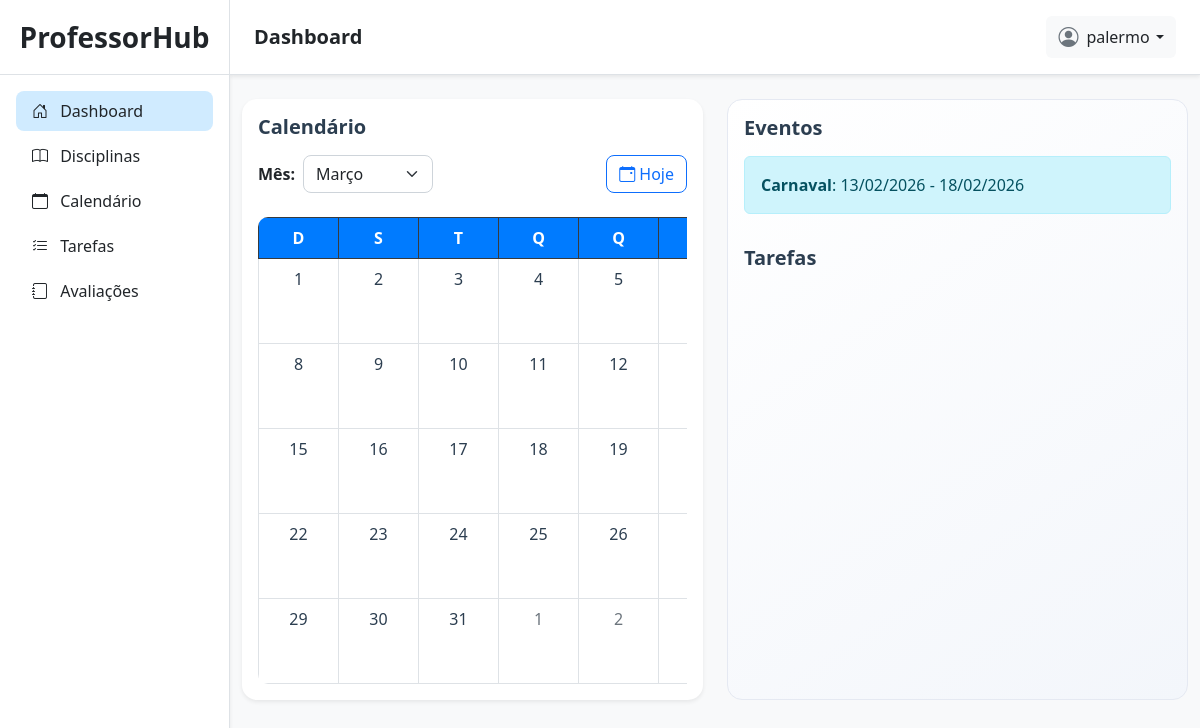
The page /dashboard/ (signed in) on the database its author committed.
### planner/models.py (models this page shows, shortened)
class PeriodoImportante(models.Model):
    calendario = models.ForeignKey(CalendarioLetivo, on_delete=models.CASCADE, related_name='periodos')
    data_inicio = models.DateField()
    data_fim = models.DateField()
    detalhes = models.CharField(max_length=255, default='')
    eh_letivo = models.BooleanField(default=True)

### planner/views.py (the view)
# urls.py: path('dashboard/', admin_dashboard_view, name='admin_dashboard'),
@login_required(login_url='/login/')
def admin_dashboard_view(request):
    data = {
        'periodos': PeriodoImportante.objects.filter(
            calendario__user=request.user
        )
    }
    return render(request, 'planner/admin_dashboard.html', data)

### planner/templates/planner/admin_dashboard.html (shortened to what this page needs)
{% extends 'planner/base.html' %}
{% load static %}
{% block link_css %}
<link rel="stylesheet" href="{% static 'css/planner/dashboard.css' %}">
{% endblock %}
{% block titlenavbar %}
Dashboard
{% endblock %}
{% block content %}
<section class="calendar container my-4">
    <div class="row g-4">
        <div class="col-12 col-lg-6">
            <div class="card h-100 shadow-sm">
                <div class="card-body">
                    <h5 class="card-title mb-3">Calendário</h5>
                    <div class="d-flex flex-wrap justify-content-between align-items-center gap-3 mb-4">
                        <div class="d-flex align-items-center gap-2">
                            <label for="mes-select" class="fw-semibold mb-0">Mês:</label>
                            <select id="mes-select" class="form-select w-auto">
                                <option value="2">Março</option>
                            </select>
                        </div>
                        <button id="btn-hoje" class="btn btn-outline-primary d-flex align-items-center gap-1">
                            <i class="bi bi-calendar-event"></i> Hoje
                        </button>
                    </div>
                    <div class="table-responsive">
                        <table class="table table-bordered text-center align-middle mb-0">
                            <thead class="table-light">
                                <tr class="table-dark">
                                    <th scope="col">D</th>
                                    <th scope="col">S</th>
                                    <th scope="col">T</th>
                                    <th scope="col">Q</th>
                                    <th scope="col">Q</th>
                                    <th scope="col">S</th>
                                </tr>
                            </thead>
                            <tbody id="corpo-calendario">
                            </tbody>
                        </table>
                    </div>
                </div>
            </div>
        </div>
        <div class="col-12 col-lg-6">
            <div class="card h-100 card-eventos">
                <div class="card-body">
                    <div>
                        <h5 class="card-title">Eventos</h5>
                        <p class="card-text">
                        <div class="list-group">
                            {% for p in periodos %}
                            <div class="alert alert-info">
                                <strong>{{ p.detalhes }}</strong>: {{p.data_inicio|date:'d/m/Y' }} - {{ p.data_fim|date:'d/m/Y' }}
                            </div>
                            {% empty %}
                            <div class="alert alert-info">Nenhum evento encontrado.</div>
                            {% endfor %}
                        </div>
                        </p>
                    </div>
                    <div>
                        <h5 class="card-title">Tarefas</h5>
                    </div>
                </div>
            </div>
        </div>
    </div>
</section>
{% endblock %}

### planner/templates/planner/base.html (shortened to what this page needs)
{% load static %}
<!doctype html>
<html lang="en">
<head>
    <link href="https://cdn.jsdelivr.net/npm/bootstrap@5.2.3/dist/css/bootstrap.min.css" rel="stylesheet"
>
    <link rel="stylesheet" href="https://cdn.jsdelivr.net/npm/bootstrap-icons@1.13.1/font/bootstrap-icons.min.css">
    <link rel="stylesheet" href="{% static 'css/planner/base.css' %}">
    {% block link_css %}{% endblock %}
</head>
<body class="bg-light">
    <div class="container-fluid p-0">
        <div class="sidebar p-0 position-relative shadow-sm">
            <div class="sidebar-header py-3 px-3 text-center border-bottom">
                <a class="nav-link fs-3 fw-semibold text-dark" href="/">ProfessorHub</a>
            </div>
            <div class="d-flex flex-column justify-content-between pb-4" style="height: 90%;">
                <div class="sidebar-content">
                    <ul class="list-group mx-3 mt-3">
                        <li class="list-group-item {% if '/dashboard/' in request.path %}item-active{% endif %}">
                            <a href="{% url 'admin_dashboard' %}" class="text-decoration-none d-block text-dark">
                                <i class="bi bi-house-door me-2"></i> Dashboard
                            </a>
                        </li>
                        <li class="list-group-item {% if '/disciplinas/' in request.path %}item-active{% endif %}">
                            <a href="{% url 'disciplinas' %}" class="text-decoration-none d-block text-dark">
                                <i class="bi bi-book me-2"></i> Disciplinas
                            </a>
                        </li>
                        <li class="list-group-item {% if '/calendarios/' in request.path %}item-active{% endif %}">
                            <a href="{% url 'calendarios' %}" class="text-decoration-none d-block text-dark">
                                <i class="bi bi-calendar me-2"></i> Calendário
                            </a>
                        </li>
                        <li class="list-group-item {% if '/tarefas/' in request.path and '/disciplinas/' not in request.path %}item-active{% endif %}">
                            <a href="{% url 'tarefas' %}" class="text-decoration-none d-block text-dark">
                                <i class="bi bi-list-check me-2"></i> Tarefas
                            </a>
                        </li>
                        <li class="list-group-item {% if '/avaliacoes/' in request.path and '/disciplinas/' not in request.path %}item-active{% endif %}">
                            <a href="{% url 'avaliacoes' %}" class="text-decoration-none d-block text-dark">
                                <i class="bi bi-journal me-2"></i> Avaliações
                            </a>
                        </li>
                    </ul>
                </div>
            </div>
        </div>
        <div class="content-page p-0">
            <div class="navbar bg-white shadow-sm position-sticky top-0 px-4 py-3 border-bottom d-flex justify-content-between align-items-center"
                style="z-index: 900;">
                <div class="d-flex align-items-center gap-3">
                    <h5 class="mb-0 fw-semibold text-dark">
                        {% block titlenavbar %}
                        {% endblock %}
                    </h5>
                </div>
                <div class="dropdown">
                    <button class="btn btn-light border-0 d-flex align-items-center gap-2" type="button"
                        id="dropdownMenuButton1" data-bs-toggle="dropdown" aria-expanded="false">
                        <i class="bi bi-person-circle fs-5 text-secondary"></i>
                        <span class="dropdown-toggle text-dark">{{ request.user }}</span>
                    </button>
                </div>
            </div>
            {% block content %}
            {% endblock %}
        </div>
</body>
</html>

### static/css/planner/base.css (style rules this page uses)
body { overflow: hidden; }
.container-fluid { display: flex; height: 100vh; }
.content-page { flex: 1; overflow-y: auto; background-color: #f8f9fa; }
.sidebar { background-color: #ffffff; width: 230px; height: 100vh; border-right: 1px solid #dee2e6; transition: all 0.3s ease-in-out; }
.sidebar-header a { color: #2c3e50; }
.sidebar .list-group-item { background-color: transparent; border: none; border-radius: 8px; margin-bottom: 5px; transition: 0.2s; }
.item-active { background-color: #d0ebff !important; font-weight: 500; }
.navbar { background-color: #ffffff !important; }
.navbar h5 { color: #2c3e50; }
.dropdown-toggle::after { margin-left: 0.4rem; }

### static/css/planner/dashboard.css (style rules this page uses)
body { background-color: #f8f9fb; }
.card { border: none; border-radius: 15px; background-color: #fff; }
.card-title { font-weight: 600; color: #2c3e50; display: flex; align-items: center; gap: 8px; }
#btn-hoje { border-radius: 8px; font-weight: 500; transition: all 0.2s ease-in-out; }
.form-select { border-radius: 8px; border-color: #ced4da; transition: all 0.2s ease; }
.table { table-layout: fixed; border-radius: 10px; overflow: hidden; }
.table th, .table td { width: 80px; }
.table th { background-color: #007bff !important; color: white; font-weight: 600; }
.card-eventos { background: linear-gradient(145deg, #ffffff, #f3f6fb); border: 1px solid #e5e9f2; }

### rows shown on the page
PeriodoImportante: detalhes "Carnaval", data_inicio "13/02/2026", data_fim "18/02/2026"

### other values the page prints
{{ request.user }} "palermo"
